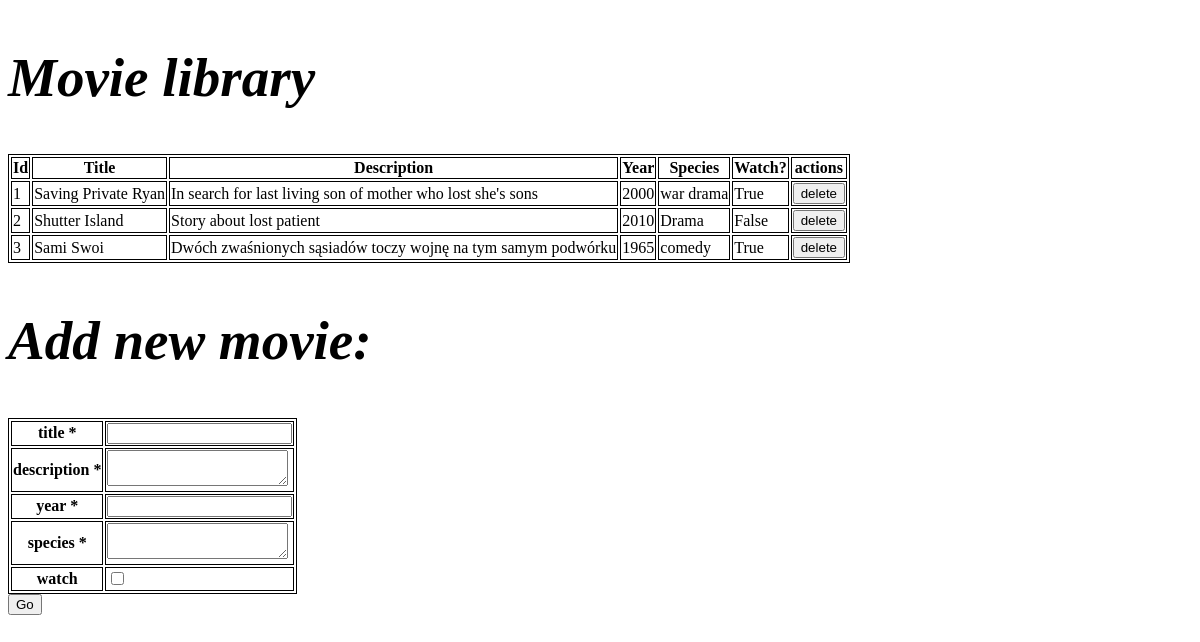
The page /movies/ on the database as committed earlier.
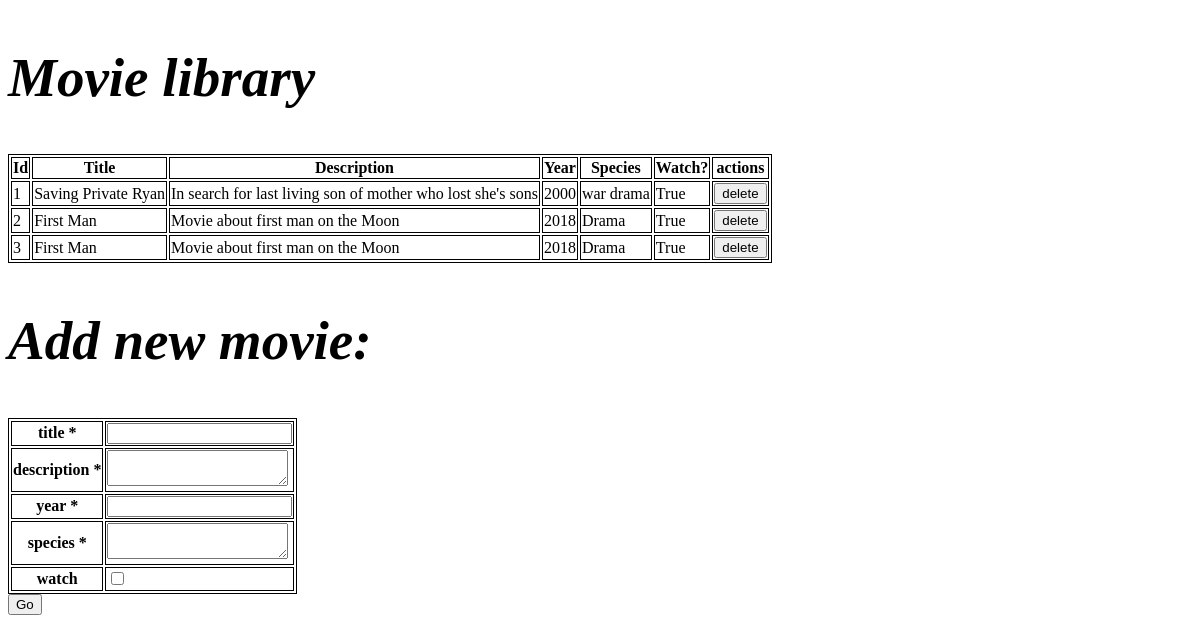
The same page on the database as committed later.
### tables this page shows
CREATE TABLE movlib(id INTEGER PRIMARY KEY, title text NOT NULL,description text,year integer,species text,watch text);

### app.py (the view)
@app.route("/movies/", methods=["GET", "POST"])
def movies_list():
    movlib.create_movie_entry()
    form = MovieForm()
    error = ""
    if request.method == "POST":
        if form.validate_on_submit():
            movlib.create(form.data)
        return redirect(url_for("movies_list"))
    return render_template("movies.html", form=form, movlib=movlib.all(), error=error)

### forms.py
class MovieForm(FlaskForm):
    title = StringField('title', validators=[DataRequired()])
    description = TextAreaField('description', validators=[DataRequired()])
    year = StringField('year', validators=[DataRequired()])
    species = TextAreaField('species', validators=[DataRequired()])
    watch = BooleanField('watch')

### models.py (called while the page is built)
    def execute_sql(self, sql, data=None):
        try:
            cur = self.conn.cursor()
            if data:
                cur.execute(sql, data)
                self.conn.commit()
            else:
                cur.execute(sql)
            return cur
        except Error as e:
            raise DataBaseError(f"Akcja nie powiodła sie z powodu: {e}")

    def create_movie_entry(self):
        create_movlib_sql = """
        -- movlib table
        CREATE TABLE IF NOT EXISTS movlib (
        id INTEGER PRIMARY KEY AUTOINCREMENT,
        title text NOT NULL,
        description text,
        year integer,
        species text,
        watch text
        );
        """
        self.execute_sql(create_movlib_sql)

    def all(self):
        sql = "SELECT * FROM movlib"
        movlib = self.execute_sql(sql)
        return movlib.fetchall()

### templates/movies.html (shortened to what this page needs)
<!DOCTYPE html>
<html lang="en">
<head>
    <link rel="stylesheet" type= "text/css" href="../static/style.css">
</head>
<h2>Movie library</h2>
<table>
    <thead>
    <th>Id</th>
    <th>Title</th>
    <th>Description</th>
    <th>Year</th>
    <th>Species</th>
    <th>Watch?</th>
    <th>actions</th>
    </thead>
{% for movie in movlib %}
    <tr>
        <td>{{ movie.id }}</td>
        <td>{{ movie.title }}</td>
        <td>{{ movie.description }}</td>
        <td>{{ movie.year }}</td>
        <td>{{ movie.species }}</td>
        <td>{{ movie.watch}}</td>
        <td>
                <form action="//localhost:5000/movies/delete/{{movie.id}}" method="GET">
            <input type="submit" value=delete>
        </form>
        </td>
    </tr>
{% endfor %}
</table>
<div>
    <h2> Add new movie: </h2>
        <form method="POST">
        <table>
            {% for field in form if field.widget.input_type != 'hidden' %}
                <tr>
                    <th>{{ field.label }} {% if field.flags.required %}*{% endif %}</th>
                    <td>{{ field }}</td>
                </tr>
            {% endfor %}
        </table>
        <input type="submit" value="Go">
    </form>
</div>
</body>
</html>

### static/style.css (style rules this page uses)
h2 { font-style: oblique; font-size: 55px; }

### templates/movies.html (style rules this page uses)
table, th, tr, td { border: 1px solid black; }

Rows that differ between the two databases and show on the page:
changed movlib id 2: title "Shutter Island" → "First Man"; description "Story about lost patient" → "Movie about first man on the Moon"; year "2010" → "2018"; watch "False" → "True"
changed movlib id 3: title "Sami Swoi" → "First Man"; description "Dwóch zwaśnionych sąsiadów toczy wojnę na tym samym podwórku" → "Movie about first man on the Moon"; year "1965" → "2018"; species "comedy" → "Drama"
